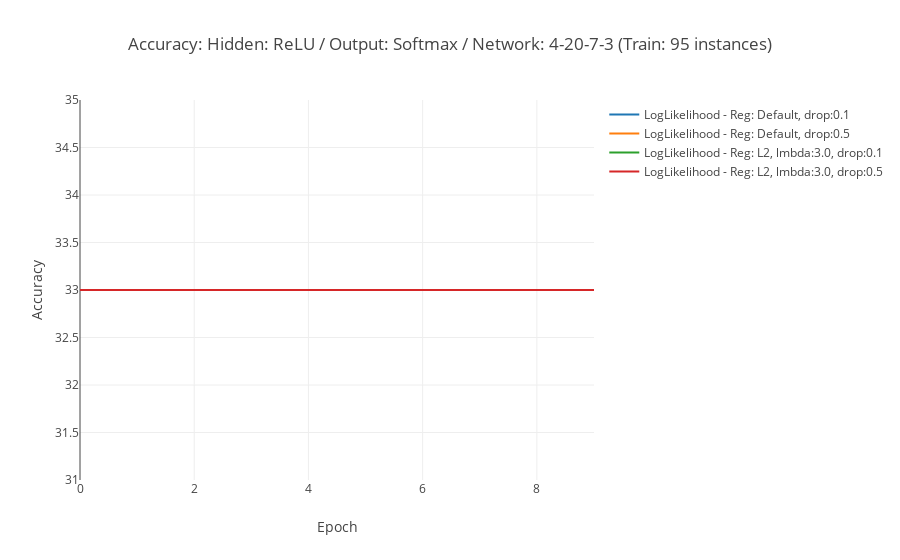

Notebook source saved alongside this figure:
### Code cell
#Set up plotly data
trace0 = go.Scatter(
    x = epoch_lst,
    y = training_accuracy9,
    mode = 'lines',
    name = 'LogLikelihood - Reg: Default, drop:0.1'
)

trace1 = go.Scatter(
    x = epoch_lst,
    y = training_accuracy10,
    mode = 'lines',
    name = 'LogLikelihood - Reg: Default, drop:0.5'
)

trace2 = go.Scatter(
    x = epoch_lst,
    y = training_accuracy11,
    mode = 'lines',
    name = 'LogLikelihood - Reg: L2, lmbda:3.0, drop:0.1'
)

trace3 = go.Scatter(
    x = epoch_lst,
    y = training_accuracy12,
    mode = 'lines',
    name = 'LogLikelihood - Reg: L2, lmbda:3.0, drop:0.5'
)

data = [trace0, trace1, trace2, trace3]

# Edit the layout
layout = dict(title = 'Accuracy: Hidden: ReLU / Output: Softmax / Network: 4-20-7-3 (Train: 95 instances)',
              xaxis = dict(title = 'Epoch'),
              yaxis = dict(title = 'Accuracy', range=[31,35]),
              )

#Plot 
fig = go.Figure(data=data, layout=layout)
iplot(fig)

### Figure 1 — Plotly figure (JSON) as saved in the notebook; plotly's stock layout.template omitted (floating-point values rounded to 4 significant figures)
{"data": [{"mode": "lines", "name": "LogLikelihood - Reg: Default, drop:0.1", "type": "scatter", "uid": "63a1a9d8-d347-11e8-85a9-a820660c6deb", "x": [0, 1, 2, 3, 4, 5, 6, 7, 8, 9], "y": [33, 33, 33, 33, 33, 33, 33, 33, 33, 33]}, {"mode": "lines", "name": "LogLikelihood - Reg: Default, drop:0.5", "type": "scatter", "uid": "63a1abfe-d347-11e8-8201-a820660c6deb", "x": [0, 1, 2, 3, 4, 5, 6, 7, 8, 9], "y": [33, 33, 33, 33, 33, 33, 33, 33, 33, 33]}, {"mode": "lines", "name": "LogLikelihood - Reg: L2, lmbda:3.0, drop:0.1", "type": "scatter", "uid": "63a1acf8-d347-11e8-90ed-a820660c6deb", "x": [0, 1, 2, 3, 4, 5, 6, 7, 8, 9], "y": [33, 33, 33, 33, 33, 33, 33, 33, 33, 33]}, {"mode": "lines", "name": "LogLikelihood - Reg: L2, lmbda:3.0, drop:0.5", "type": "scatter", "uid": "63a1adde-d347-11e8-a6f8-a820660c6deb", "x": [0, 1, 2, 3, 4, 5, 6, 7, 8, 9], "y": [33, 33, 33, 33, 33, 33, 33, 33, 33, 33]}], "layout": {"title": "Accuracy: Hidden: ReLU / Output: Softmax / Network: 4-20-7-3 (Train: 95 instances)", "xaxis": {"title": "Epoch"}, "yaxis": {"range": [31, 35], "title": "Accuracy"}}}
